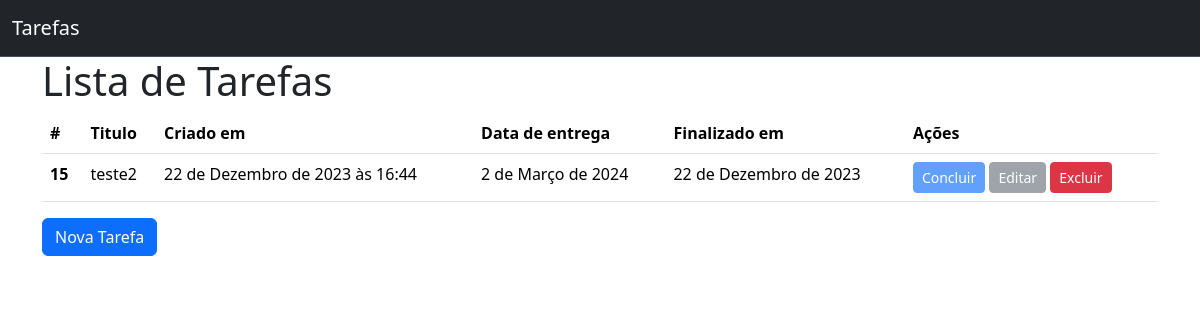
Before: / with the older database file.
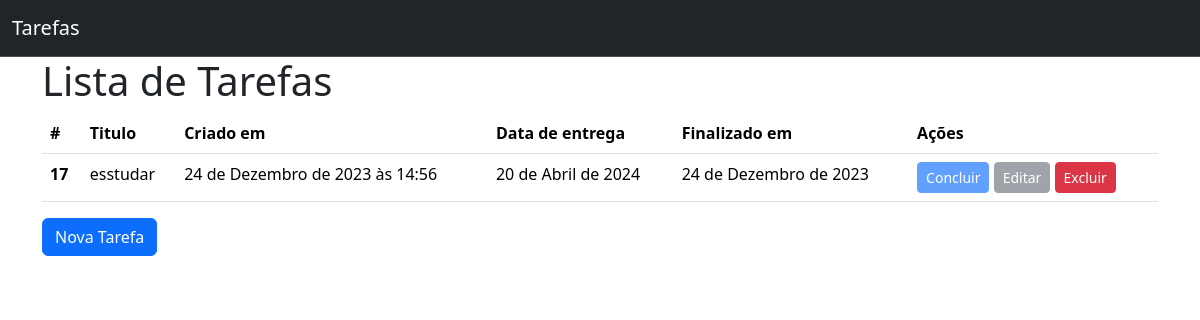
After: the same page with the newer database file.
### todos/models.py (models this page shows, shortened)
class Todo(models.Model):
    title = models.CharField(
        verbose_name= "Titulo", max_length=100, null=False, blank=False
        )
    created_at = models.DateTimeField(auto_now_add=True, null=False, blank= False)
    deadline = models.DateField(verbose_name= "data de entrega",null=False, blank=False)
    finished_at = models.DateField(null=True)
    class Meta:
        ordering = ["deadline"]

### todos/views.py (the view)
# urls.py: path("", TodoListView.as_view(), name= "todo_list"),
class TodoListView(ListView):
    model = Todo

### todos/templates/todos/todo_list.html (shortened to what this page needs)
{% extends "base.html" %}
{% block content %}
    <h1>Lista de Tarefas</h1>
    {% if todo_list %}
        <table class="table">
            <thead>
            <tr>
                <th scope="col">#</th>
                <th scope="col">Titulo</th>
                <th scope="col">Criado em</th>
                <th scope="col">Data de entrega</th>
                <th scope="col">Finalizado em</th>
                <th scope="col">Ações</th>
            </tr>
            </thead>
            <tbody>
                {% for todo in todo_list %}
                    <tr>
                        <th scope="row"> {{ todo.pk }}</th>
                        <td>{{ todo.title }}</td>
                        <td>{{ todo.created_at }}</td>
                        <td>{{ todo.deadline }}</td>
                        <td>{{ todo.finished_at|default:"-" }}</td>
                        <td>
                            <a
                                href="{% url 'todo_complete' pk=todo.pk %}"
                                class="btn btn-primary  btn-sm {% if todo.finished_at %}disabled{% endif %}"
                            >
                                Concluir
                            </a>
                            <a
                                    href="{% url 'todo_update' pk=todo.pk %}"
                                    class="btn btn-secondary btn-sm {% if todo.finished_at %}disabled{% endif %}"
                            >
                                Editar
                            </a>
                            <a href="{% url 'todo_delete' pk=todo.pk %}" class="btn btn-danger  btn-sm">Excluir</a>
                        </td>
                    </tr>
                {% endfor %}
            </tbody>
        </table>
    {% else %}
        <p>Não ha tarefas cadastradas</p>
    {% endif %}
    <a href="{% url "todo_create" %}" class="btn btn-primary">Nova Tarefa</a>
{% endblock content %}

### todos/templates/base.html (shortened to what this page needs)
<!DOCTYPE html>
<html lang="pt-br">
  <head>
    <link href="https://cdn.jsdelivr.net/npm/bootstrap@5.3.2/dist/css/bootstrap.min.css" rel="stylesheet">
  </head>
  <body>
    <nav class="navbar bg-dark border-bottom border-body" data-bs-theme="dark">
        <div class="container-fluid">
          <a class="navbar-brand" href="{% url "todo_list" %}">Tarefas</a>
        </div>
    </nav>
    <main class= "container">
        {% block content  %}{% endblock content %}
    </main>
  </body>
</html>

Changed rows visible on the page:
removed Todo: pk "15", title "teste2", created_at "22 de Dezembro de 2023 às 16:44", deadline "2 de Março de 2024", finished_at "22 de Dezembro de 2023"
added Todo: pk "17", title "esstudar", created_at "24 de Dezembro de 2023 às 14:56", deadline "20 de Abril de 2024", finished_at "24 de Dezembro de 2023"
